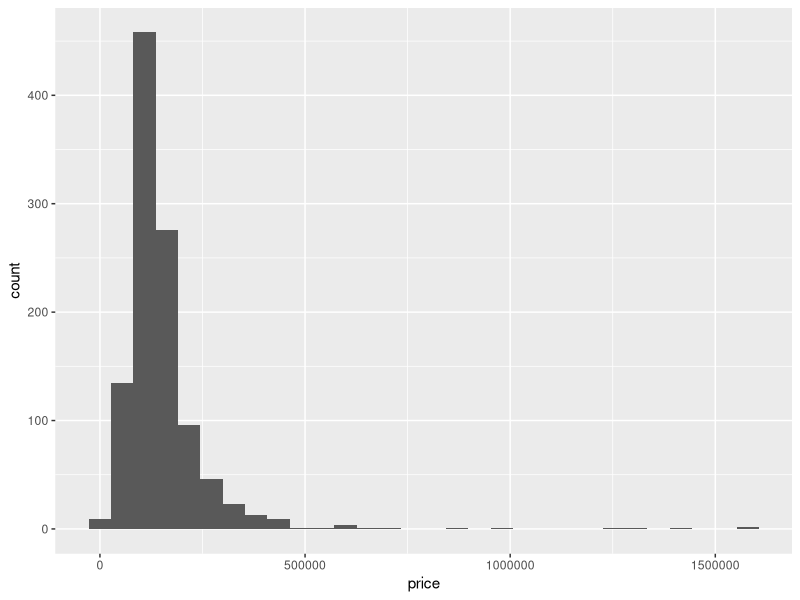
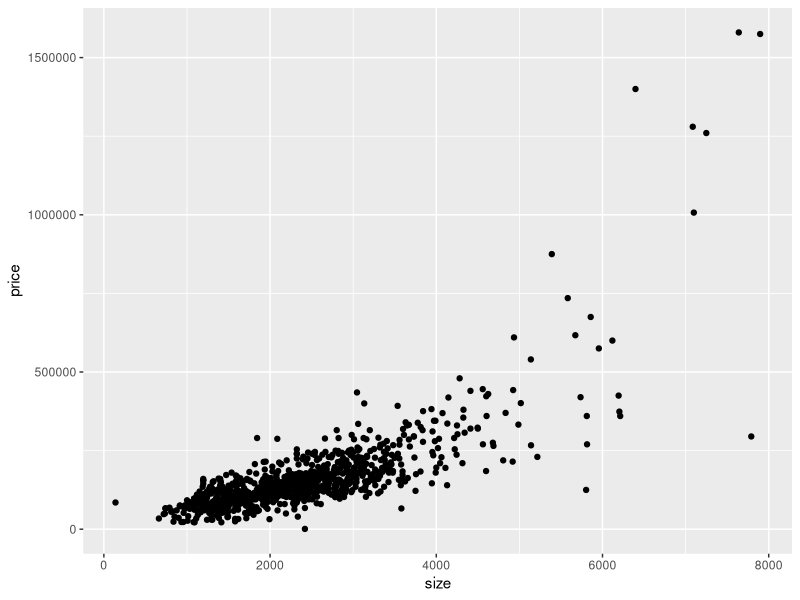
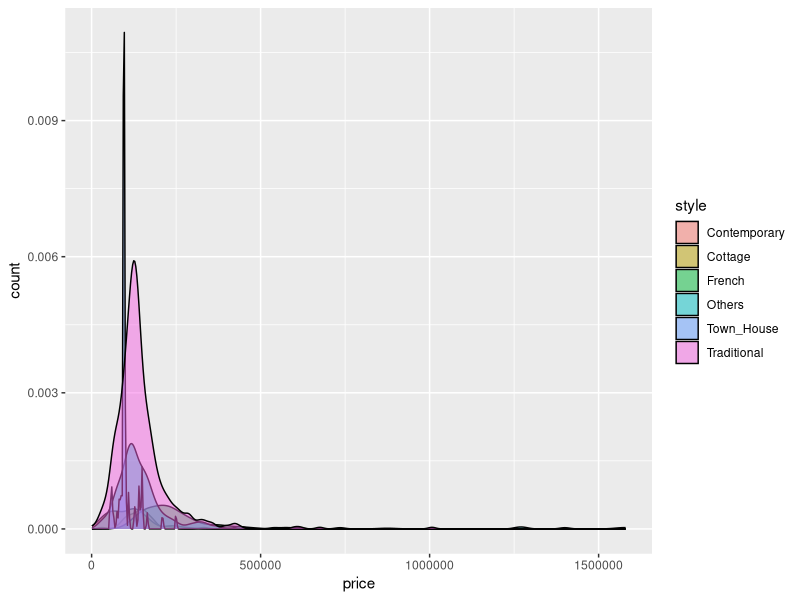
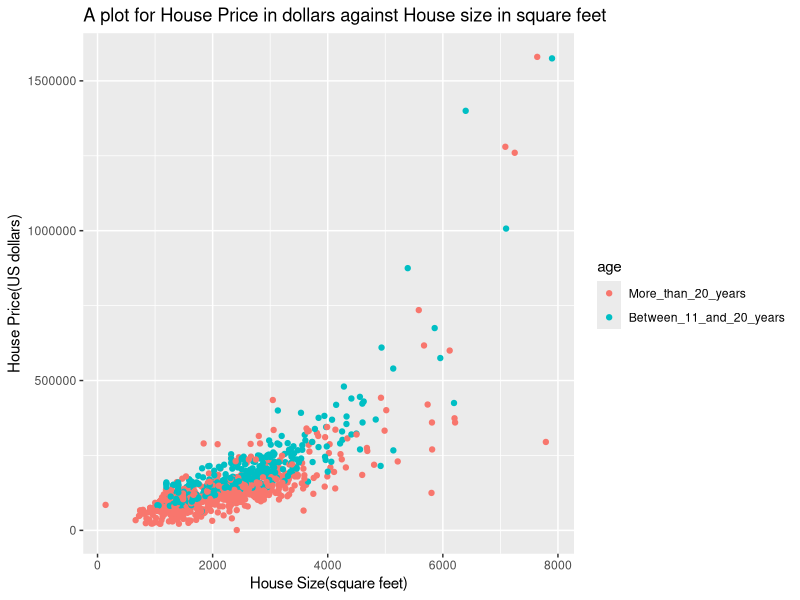
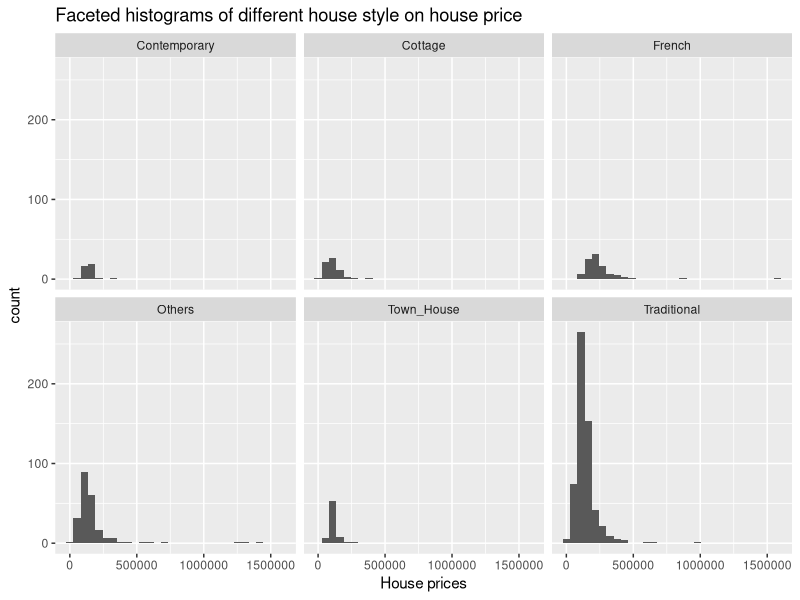
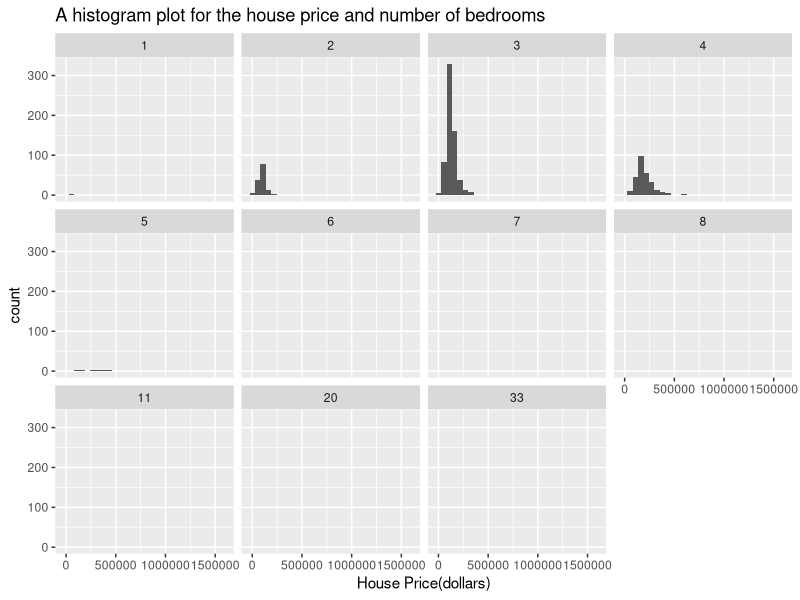

These figures' R source, in order:

# load the packages and dataset
library(tidyverse) # for data manipulation, visualization

# load the data
housing_data <- read_csv("housing.csv")

# view data
head(housing_data)
tail(housing_data)

# check the summary of the data
summary(housing_data)
str(housing_data)

# check the structure of the data
str(housing_data)

# check for missing values
table(is.na(housing_data))
# check for missing values in each variables
tab_housing_data <- list()
for (var in seq_along(housing_data)) {
  tab_housing_data[[var]] <- table(is.na(housing_data[[var]]))
  
}
tab_housing_data

# replace all NAs with means and mode of respective variables
size_mean <- mean(housing_data$size, na.rm = TRUE)
bedrooms_median <- median(housing_data$bedrooms, na.rm = TRUE)
# replace with mean
housing_data$size[is.na(housing_data$size)] <- size_mean
# replace with mode
housing_data$bedrooms[is.na(housing_data$bedrooms)] <-
  bedrooms_median
# check if na has been removed
table(is.na(housing_data))

# convert into factors
housing_data <- housing_data %>%
  mutate(
    age = factor(age),
    bedrooms = factor(bedrooms),
    style = factor(style)
  )

# creating new and realistic levels in our data

housing_data <- housing_data %>%
  mutate(
    age = fct_recode(
      age,
      More_than_20_years = "More than 20",
      More_than_20_years = "More than 200 years",
      More_than_20_years = "than 20 years",
      More_than_20_years = "More than 20 years",
      More_than_20_years = "Between 11 and 20 years",
      Between_11_and_20_years = "Between 6 and 10 years",
      Between_11_and_20_years = "Up to 5",
      Between_11_and_20_years = "Up to 5 years"
    ),
    style = fct_recode(
      style,
      Others = "Other",
      Town_House = "Town House",
      Town_House = "Town-House",
      Town_House = "TownHouse",
      Traditional = "Tradition"
    )
    
  )

# histogram on price variable
housing_data %>%
  ggplot(aes(x = price)) +
  geom_histogram()

# scatter plot for price and sizes
housing_data %>%
  ggplot(aes(x = size, y = price)) +
  geom_point()

# density plot of different house styles together with price
housing_data %>%
  ggplot(aes(price, fill = style)) +
  geom_density(aes(y = ..count..), alpha = 0.5)

# bar plot for price against size colored using age
housing_data %>% 
  ggplot(aes(x = size, y = price, color = age))+
  geom_point()+
  labs(
    title = "A plot for House Price in dollars against House size in square feet",
    x = "House Size(square feet)",
    y = "House Price(US dollars)"
  )

# table that shows the distribution of this price according to age
housing_data %>% 
  group_by(age) %>% 
  count(age,sort = T)

# create a histogram facet of style variable on price
housing_data %>% 
  ggplot(aes(price))+
  geom_histogram()+
  labs(
    title = "Faceted histograms of different house style on house price",
    x = "House prices"
  )+
  facet_wrap(~style)

# plot for price and the numbers of bedrooms
housing_data %>% 
  ggplot(aes(price))+
  geom_histogram()+
  labs(
    title = "A histogram plot for the house price and number of bedrooms",
    x = "House Price(dollars)"
  )+
  facet_wrap(~bedrooms)